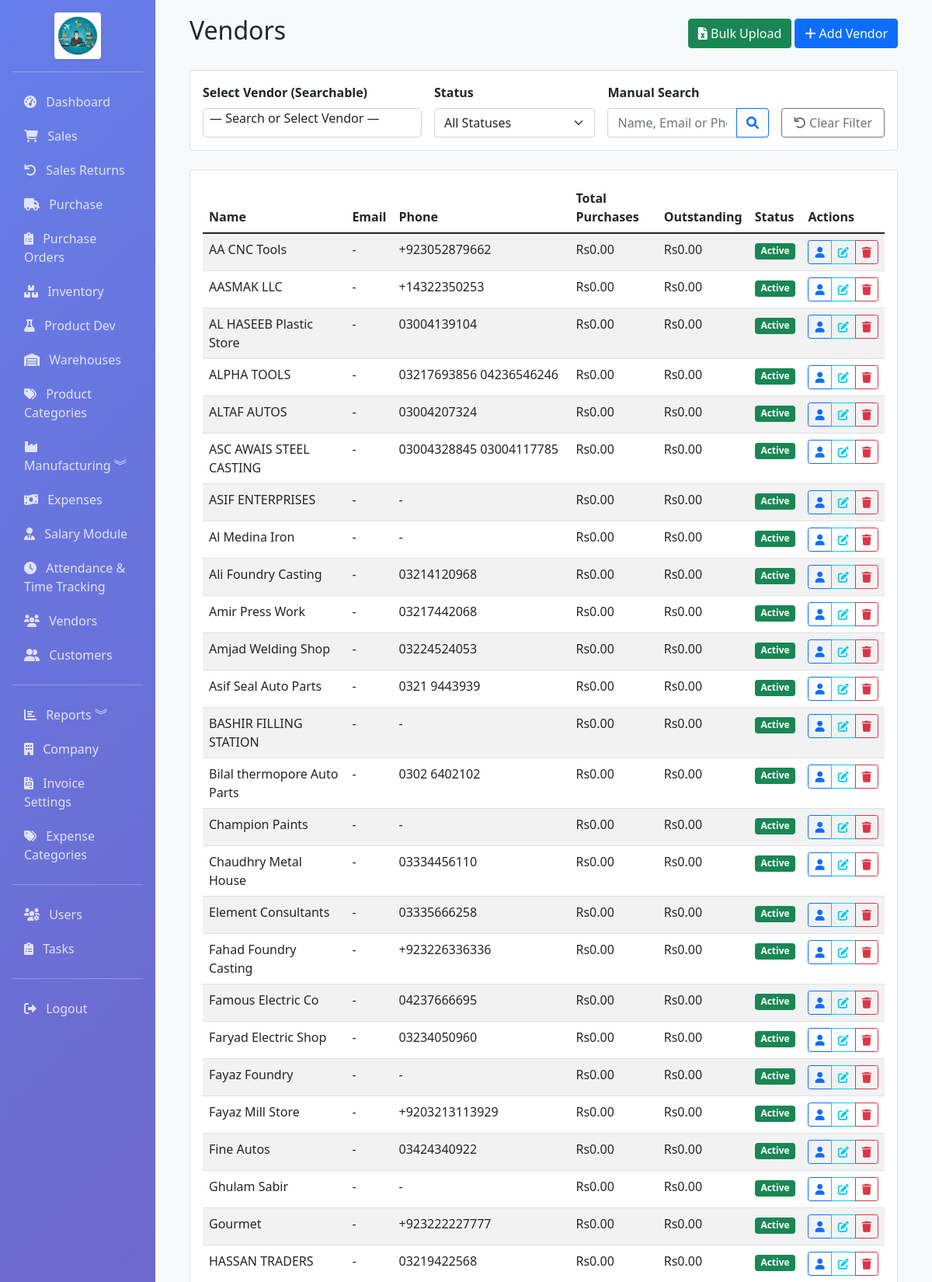
Page /purchase/vendors (signed in, upper part) on the committed database.
### app/models.py (models this page shows, shortened)
class Vendor(db.Model):
    __tablename__ = 'vendors'
    id = db.Column(db.Integer, primary_key=True)
    name = db.Column(db.String(100), nullable=False, index=True)
    email = db.Column(db.String(120), index=True)
    phone = db.Column(db.String(20))
    address = db.Column(db.Text)
    gst_number = db.Column(db.String(20), index=True)
    pan_number = db.Column(db.String(20))
    contact_person = db.Column(db.String(100))
    shipping_address = db.Column(db.Text)
    payment_terms = db.Column(db.Integer, default=30)  # Days
    credit_limit = db.Column(db.Float, default=0)
    is_active = db.Column(db.Boolean, default=True)
    created_at = db.Column(db.DateTime, default=datetime.utcnow)
    updated_at = db.Column(db.DateTime, default=datetime.utcnow, onupdate=datetime.utcnow)
    bills = db.relationship('PurchaseBill', backref='vendor', lazy=True, cascade='all, delete-orphan')
    advances = db.relationship('VendorAdvance', backref='vendor', lazy=True, cascade='all, delete-orphan')
    @property
    def total_purchases(self):
        return sum(bill.total for bill in self.bills)
    @property
    def outstanding_balance(self):
        return sum(bill.total - bill.paid_amount for bill in self.bills if bill.status != 'paid')

### app/routes/purchase.py (the view, shortened to what this page needs)
@bp.route('/vendors')
@login_required
def vendors():
    status = request.args.get('status', 'all')
    search = request.args.get('search', '')
    vendor_id = request.args.get('vendor_id', type=int)
    query = Vendor.query
    if status == 'active':
        query = query.filter_by(is_active=True)
    elif status == 'inactive':
        query = query.filter_by(is_active=False)
    if vendor_id:
        query = query.filter_by(id=vendor_id)
    vendors = query.order_by(Vendor.name.asc()).all()
    all_vendors = Vendor.query.order_by(Vendor.name.asc()).all()
    return render_template('purchase/vendors.html',
                         vendors=vendors,
                         all_vendors=all_vendors,
                         current_status=status,
                         search_query=search,
                         selected_vendor_id=vendor_id)

### app/models.py (called while the page is built)
    @property
    def is_admin(self):
        return self.role == 'admin'

### app/templates/purchase/vendors.html (shortened to what this page needs)
{% extends "base.html" %}
{% block extra_css %}
<link href="https://cdn.jsdelivr.net/npm/select2@4.1.0-rc.0/dist/css/select2.min.css" rel="stylesheet" />
<link rel="stylesheet" href="https://cdn.jsdelivr.net/npm/select2-bootstrap-5-theme@1.3.0/dist/select2-bootstrap-5-theme.min.css" />
{% endblock %}
{% block content %}
<div class="container-fluid">
	<div class="d-flex justify-content-between align-items-center mb-4">
		<h2>Vendors</h2>
		<div>
			<a href="{{ url_for('purchase.bulk_upload_vendor') }}" class="btn btn-success">
				<i class="fas fa-file-excel"></i> Bulk Upload
			</a>
			<a href="{{ url_for('purchase.add_vendor') }}" class="btn btn-primary"><i class="fas fa-plus"></i> Add Vendor</a>
		</div>
	</div>
	<div class="card mb-4">
		<div class="card-body">
			<form method="GET" action="{{ url_for('purchase.vendors') }}" class="row g-3 align-items-end">
				<div class="col-md-4">
					<label class="form-label fw-bold">Select Vendor (Searchable)</label>
				</div>
				<div class="col-md-3">
					<label class="form-label fw-bold">Status</label>
					<select name="status" class="form-select" onchange="this.form.submit()">
						<option value="all" {% if current_status == 'all' %}selected{% endif %}>All Statuses</option>
					</select>
				</div>
				<div class="col-md-3">
					<label class="form-label fw-bold">Manual Search</label>
					<div class="input-group">
						<input type="text" name="search" class="form-control" placeholder="Name, Email or Phone..." value="{{ search_query if not (search_query in all_vendors|map(attribute='name')) else '' }}">
						<button class="btn btn-outline-primary" type="submit">
							<i class="fas fa-search"></i>
						</button>
					</div>
				</div>
				<div class="col-md-2">
					<a href="{{ url_for('purchase.vendors') }}" class="btn btn-outline-secondary w-100">
						<i class="fas fa-undo"></i> Clear Filter
					</a>
				</div>
			</form>
		</div>
	</div>
	<div class="card">
		<div class="card-body">
			<div class="table-responsive">
				<table class="table table-striped">
					<thead>
						<tr>
							<th>Name</th>
							<th>Email</th>
							<th>Phone</th>
							<th>Total Purchases</th>
							<th>Outstanding</th>
							<th>Status</th>
							<th>Actions</th>
						</tr>
					</thead>
					<tbody>
						{% for vendor in vendors %}
						<tr>
							<td>{{ vendor.name }}</td>
							<td>{{ vendor.email or '-' }}</td>
							<td>{{ vendor.phone or '-' }}</td>
							<td>Rs{{ '%.2f'|format(vendor.total_purchases) }}</td>
							<td>Rs{{ '%.2f'|format(vendor.outstanding_balance) }}</td>
							<td><span class="badge bg-{{ 'success' if vendor.is_active else 'danger' }}">{{ 'Active' if vendor.is_active else 'Inactive' }}</span></td>
							<td>
								<div class="btn-group" role="group">
									<a href="{{ url_for('purchase.vendor_profile', id=vendor.id) }}" class="btn btn-sm btn-outline-primary" title="Profile"><i class="fas fa-user"></i></a>
									<a href="{{ url_for('purchase.edit_vendor', id=vendor.id) }}" class="btn btn-sm btn-outline-info" title="Edit"><i class="fas fa-edit"></i></a>
									<button type="button" class="btn btn-sm btn-outline-danger" title="Delete" data-bs-toggle="modal" data-bs-target="#deleteModal{{ vendor.id }}">
										<i class="fas fa-trash"></i>
									</button>
								</div>
							</td>
						</tr>
						{% endfor %}
					</tbody>
				</table>
			</div>
		</div>
	</div>
</div>
{% endblock %}

### rows in the picture
Vendor: name "AA CNC Tools", email "-", phone "+923052879662", total_purchases "0.00", outstanding_balance "0.00", is_active "Active"
Vendor: name "AASMAK LLC", email "-", phone "+14322350253", total_purchases "0.00", outstanding_balance "0.00", is_active "Active"
Vendor: name "AL HASEEB Plastic Store", email "-", phone "03004139104", total_purchases "0.00", outstanding_balance "0.00", is_active "Active"
Vendor: name "ALPHA TOOLS", email "-", phone "03217693856 04236546246", total_purchases "0.00", outstanding_balance "0.00", is_active "Active"
Vendor: name "ALTAF AUTOS", email "-", phone "03004207324", total_purchases "0.00", outstanding_balance "0.00", is_active "Active"
Vendor: name "ASC AWAIS STEEL CASTING", email "-", phone "03004328845 03004117785", total_purchases "0.00", outstanding_balance "0.00", is_active "Active"
Vendor: name "ASIF ENTERPRISES", email "-", phone "-", total_purchases "0.00", outstanding_balance "0.00", is_active "Active"
Vendor: name "Al Medina Iron", email "-", phone "-", total_purchases "0.00", outstanding_balance "0.00", is_active "Active"
Vendor: name "Ali Foundry Casting", email "-", phone "03214120968", total_purchases "0.00", outstanding_balance "0.00", is_active "Active"
Vendor: name "Amir Press Work", email "-", phone "03217442068", total_purchases "0.00", outstanding_balance "0.00", is_active "Active"
Vendor: name "Amjad Welding Shop", email "-", phone "03224524053", total_purchases "0.00", outstanding_balance "0.00", is_active "Active"
Vendor: name "Asif Seal Auto Parts", email "-", phone "0321 9443939", total_purchases "0.00", outstanding_balance "0.00", is_active "Active"
Vendor: name "BASHIR FILLING STATION", email "-", phone "-", total_purchases "0.00", outstanding_balance "0.00", is_active "Active"
Vendor: name "Bilal thermopore Auto Parts", email "-", phone "0302 6402102", total_purchases "0.00", outstanding_balance "0.00", is_active "Active"
Vendor: name "Champion Paints", email "-", phone "-", total_purchases "0.00", outstanding_balance "0.00", is_active "Active"
Vendor: name "Chaudhry Metal House", email "-", phone "03334456110", total_purchases "0.00", outstanding_balance "0.00", is_active "Active"
Vendor: name "Element Consultants", email "-", phone "03335666258", total_purchases "0.00", outstanding_balance "0.00", is_active "Active"
Vendor: name "Fahad Foundry Casting", email "-", phone "+923226336336", total_purchases "0.00", outstanding_balance "0.00", is_active "Active"
Vendor: name "Famous Electric Co", email "-", phone "04237666695", total_purchases "0.00", outstanding_balance "0.00", is_active "Active"
Vendor: name "Faryad Electric Shop", email "-", phone "03234050960", total_purchases "0.00", outstanding_balance "0.00", is_active "Active"
Vendor: name "Fayaz Foundry", email "-", phone "-", total_purchases "0.00", outstanding_balance "0.00", is_active "Active"
Vendor: name "Fayaz Mill Store", email "-", phone "+9203213113929", total_purchases "0.00", outstanding_balance "0.00", is_active "Active"
Vendor: name "Fine Autos", email "-", phone "03424340922", total_purchases "0.00", outstanding_balance "0.00", is_active "Active"
Vendor: name "Ghulam Sabir", email "-", phone "-", total_purchases "0.00", outstanding_balance "0.00", is_active "Active"
Vendor: name "Gourmet", email "-", phone "+923222227777", total_purchases "0.00", outstanding_balance "0.00", is_active "Active"
Vendor: name "HASSAN TRADERS", email "-", phone "03219422568", total_purchases "0.00", outstanding_balance "0.00", is_active "Active"
